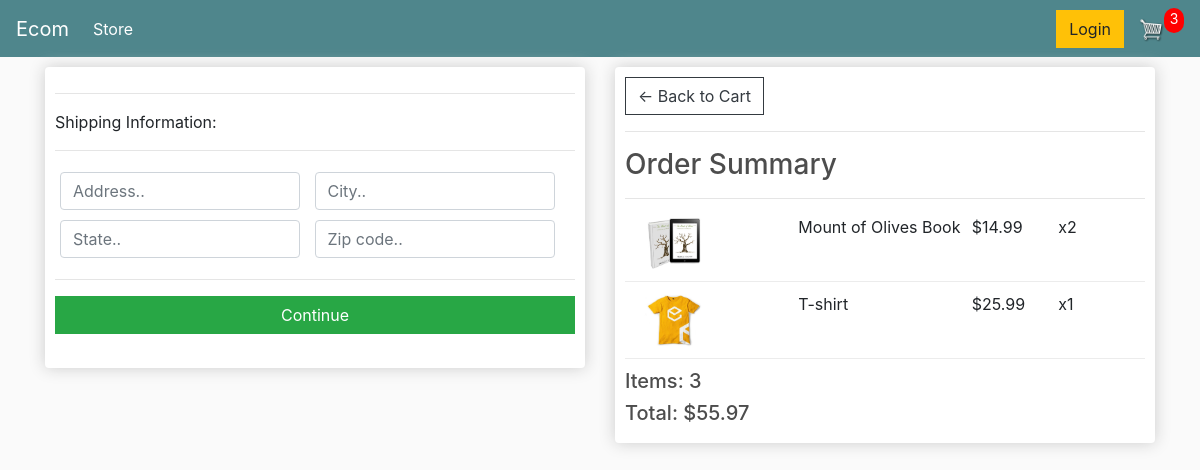
Before: /checkout/ (signed in) with the older database file.
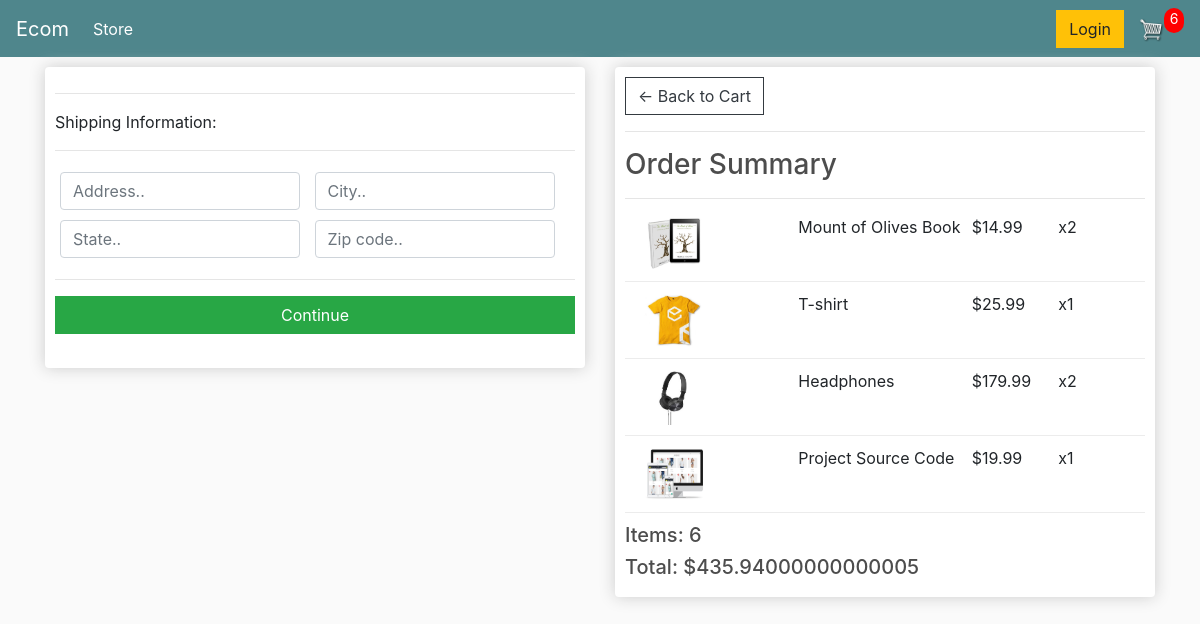
After: the same page with the newer database file.
### store/models.py (models this page shows, shortened)
class OrderItem(models.Model):
    product = models.ForeignKey(Product, on_delete=models.SET_NULL, null=True)
    order = models.ForeignKey(Order, on_delete=models.SET_NULL, null=True, related_name="items")
    quantity = models.IntegerField(default=0, null=True, blank=True)
    date_added = models.DateTimeField(auto_now_add=True)
    @property
    def get_total(self):
        total = self.product.price * self.quantity
        return total

class Product(models.Model):
    name = models.CharField(max_length=200)
    price = models.FloatField()
    image = models.ImageField(null=True, blank=True)
    digital = models.BooleanField(default=False, null=True, blank=True)

### store/views.py (the view)
# urls.py: path("checkout/",views.checkout,name = "checkout"),
def checkout(request):
    if request.user.is_authenticated:
        customer = request.user.customer
        order, created = Order.objects.get_or_create(customer = customer)
        items = order.items.all()
    else:
        class Ord:
            cart_total_items = 0
            cart_total_price = 0
            shipping = False
        order = Ord()
    context = {
        'order':order,
        "items":items,
        "cart_total_price" : order.cart_total_price,
        "cart_total_items":order.cart_total_items,
        "shipping": order.shipping
    }
    return render(request,"store/checkout.html",context)

### store/context_processors.py (called while the page is built)
def total_items(request):
    order = Order.objects.get(customer = request.user.customer)
    total_items = order.cart_total_items
    return {
        "total_items":total_items
    }

### store/models.py (called while the page is built)
    @property
    def shipping(self):
        shipping = False
        order_items = self.items.all()
        for item in order_items:
            if not item.product.digital:
                shipping = True
        return shipping

    @property
    def cart_total_price(self):
        return sum(item.get_total for item in self.items.all())

    @property
    def cart_total_items(self):
        return sum(item.quantity for item in self.items.all())

### store/templates/store/checkout.html (shortened to what this page needs)
{% extends 'store/main.html' %}
{% load static %}
{% block content %}
    <div class="row">
        <div class="col-lg-6">
            <div class="box-element" id="form-wrapper">
                <form id="form">
                    <div id="shipping-info">
                        <hr>
                        <p>Shipping Information:</p>
                        <hr>
                        <div class="form-field">
                            <input class="form-control" type="text" name="address" placeholder="Address..">
                        </div>
                        <div class="form-field">
                            <input class="form-control" type="text" name="city" placeholder="City..">
                        </div>
                        <div class="form-field">
                            <input class="form-control" type="text" name="state" placeholder="State..">
                        </div>
                        <div class="form-field">
                            <input class="form-control" type="text" name="zipcode" placeholder="Zip code..">
                        </div>
                    </div>
                    <hr>
                    <input id="form-button" class="btn btn-success btn-block" type="submit" value="Continue">
                </form>
                <br>
            </div>
        </div>
        <div class="col-lg-6">
            <div class="box-element">
                <a  class="btn btn-outline-dark" href="{% url 'cart' %}">&#x2190; Back to Cart</a>
                <hr>
                <h3>Order Summary</h3>
                <hr>
                {% for item in items %}
                <div class="cart-row">
                    <div style="flex:2"><img class="row-image" src="{{item.product.image.url}}"></div>
                    <div style="flex:2"><p>{{item.product.name}}</p></div>
                    <div style="flex:1"><p>${{item.product.price}}</p></div>
                    <div style="flex:1"><p>x{{item.quantity}}</p></div>
                </div>
                {% endfor %}
                <h5>Items:   {{cart_total_items}}</h5>
                <h5>Total:   ${{cart_total_price}}</h5>
            </div>
        </div>
    </div>
{% endblock content %}

Changed rows visible on the page:
added OrderItem: product.image (picture), product.name "Headphones", product.price "179.99", quantity "2"
added OrderItem: product.image (picture), product.name "Project Source Code", product.price "19.99", quantity "1"
Other visible differences:
{{ total_items }}: "3" → "6"
{{ cart_total_items }}: "3" → "6"
{{ cart_total_price }}: "55.97" → "435.94000000000005"
